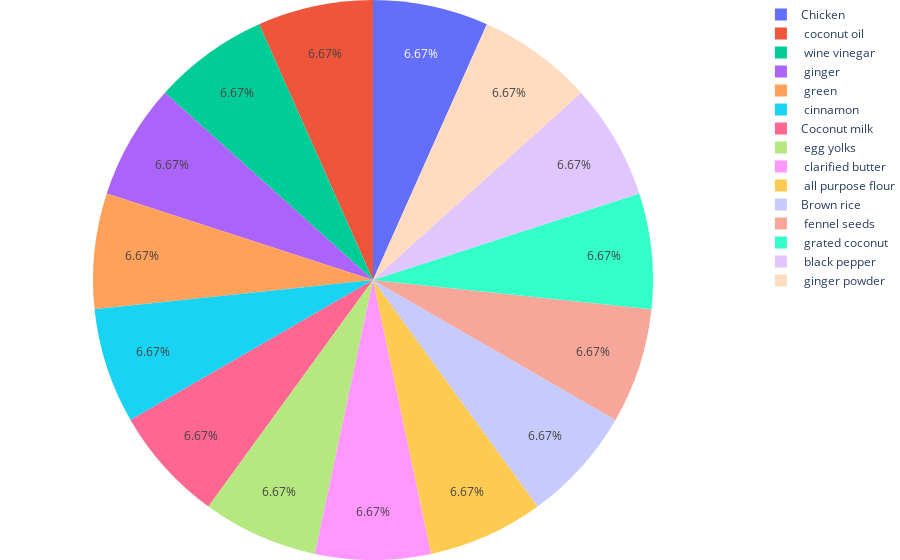

Notebook code cell kept with this figure:
### Code cell
# Get unique ingredients with count
plt.figure(figsize=(15,16))
def get_unique_ingredients(state):
    df_unique = df_101[df_101['state'] == state]
    df_unique['ingredients'] = df_unique['ingredients'].str.split(',')
    print(df_unique['ingredients'].explode().unique())
    fig = go.Figure(data=[go.Pie(labels=df_unique['ingredients'].explode().unique(), values=df_unique['ingredients'].explode().value_counts())])
    fig.update_layout(margin=dict(t=0, b=0, l=0, r=0))
    fig.show()
    
get_unique_ingredients('Goa')

### Figure 1 — Plotly figure (JSON) as saved in the notebook; plotly's stock layout.template omitted (floating-point values rounded to 4 significant figures)
{"data": [{"labels": ["Chicken", " coconut oil", " wine vinegar", " ginger", " green", " cinnamon", "Coconut milk", " egg yolks", " clarified butter", " all purpose flour", "Brown rice", " fennel seeds", " grated coconut", " black pepper", " ginger powder"], "type": "pie", "values": [1, 1, 1, 1, 1, 1, 1, 1, 1, 1, 1, 1, 1, 1, 1]}], "layout": {"margin": {"b": 0, "l": 0, "r": 0, "t": 0}}}
